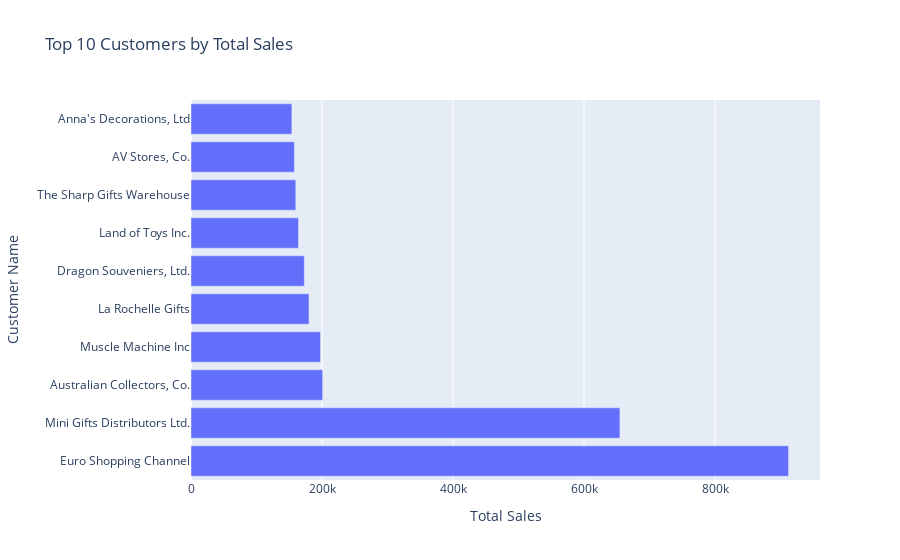

Here is the notebook cell this chart was saved with:
### Markdown cell above
Plotly

### Code cell
fig = px.bar(
    x=top_customers.values, y=top_customers.index,
    orientation='h', labels={'x': 'Total Sales', 'y': 'Customer Name'},
    title='Top 10 Customers by Total Sales'
)
fig.show()

### Figure 1 — Plotly figure (JSON) as saved in the notebook; plotly's stock layout.template omitted (floating-point values rounded to 4 significant figures)
{"data": [{"alignmentgroup": "True", "hovertemplate": "Total Sales=%{x}<br>Customer Name=%{y}<extra></extra>", "legendgroup": "", "marker": {"color": "#636efa", "pattern": {"shape": ""}}, "name": "", "offsetgroup": "", "orientation": "h", "showlegend": false, "textposition": "auto", "x": [912300.0, 654900.0, 201000.0, 197700.0, 180100.0, 173000.0, 164100.0, 160000.0, 157800.0, 154000.0], "xaxis": "x", "y": ["Euro Shopping Channel", "Mini Gifts Distributors Ltd.", "Australian Collectors, Co.", "Muscle Machine Inc", "La Rochelle Gifts", "Dragon Souveniers, Ltd.", "Land of Toys Inc.", "The Sharp Gifts Warehouse", "AV Stores, Co.", "Anna's Decorations, Ltd"], "yaxis": "y", "type": "bar"}], "layout": {"xaxis": {"anchor": "y", "domain": [0, 1], "title": {"text": "Total Sales"}}, "yaxis": {"anchor": "x", "domain": [0, 1], "title": {"text": "Customer Name"}}, "legend": {"tracegroupgap": 0}, "title": {"text": "Top 10 Customers by Total Sales"}, "barmode": "relative"}}
